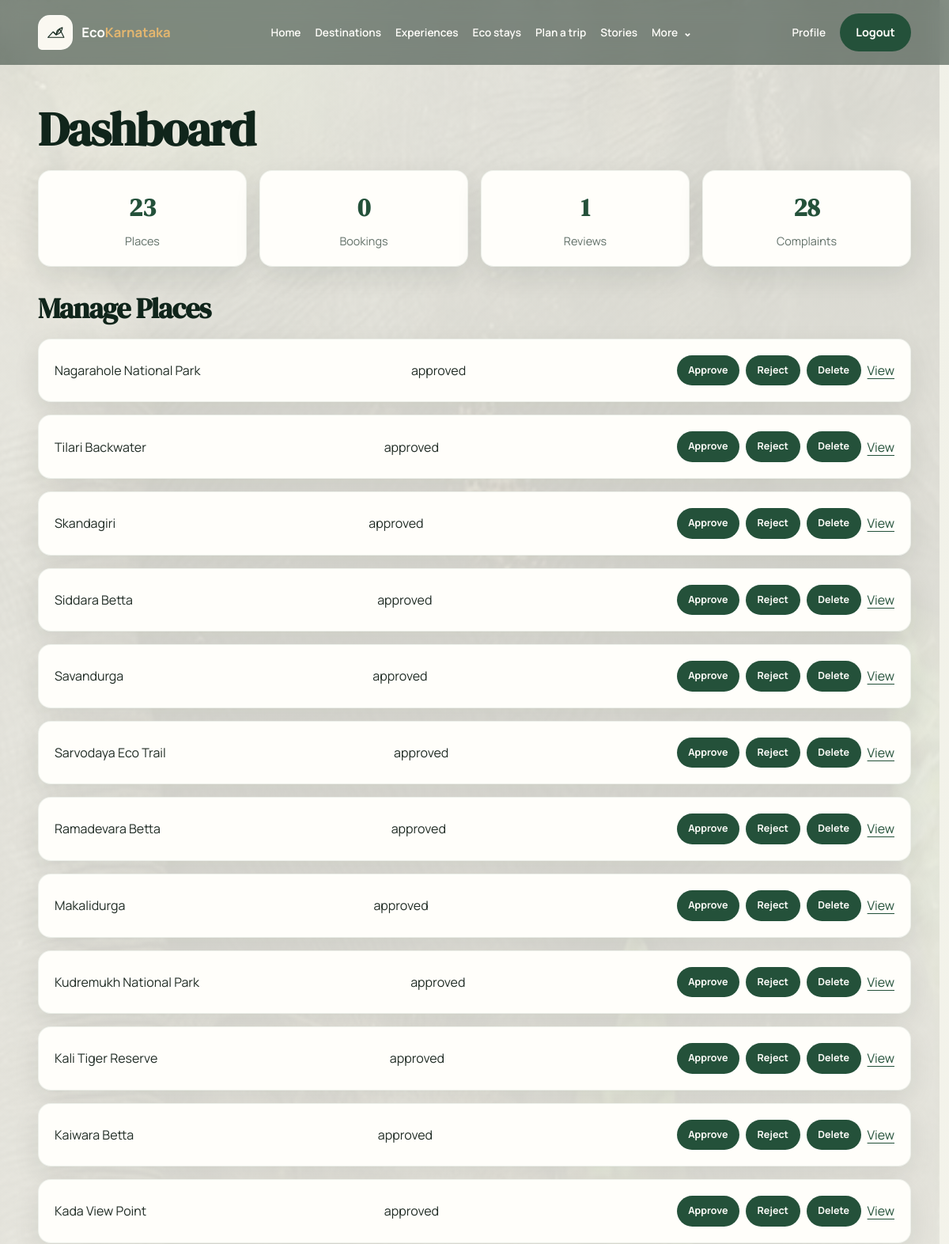
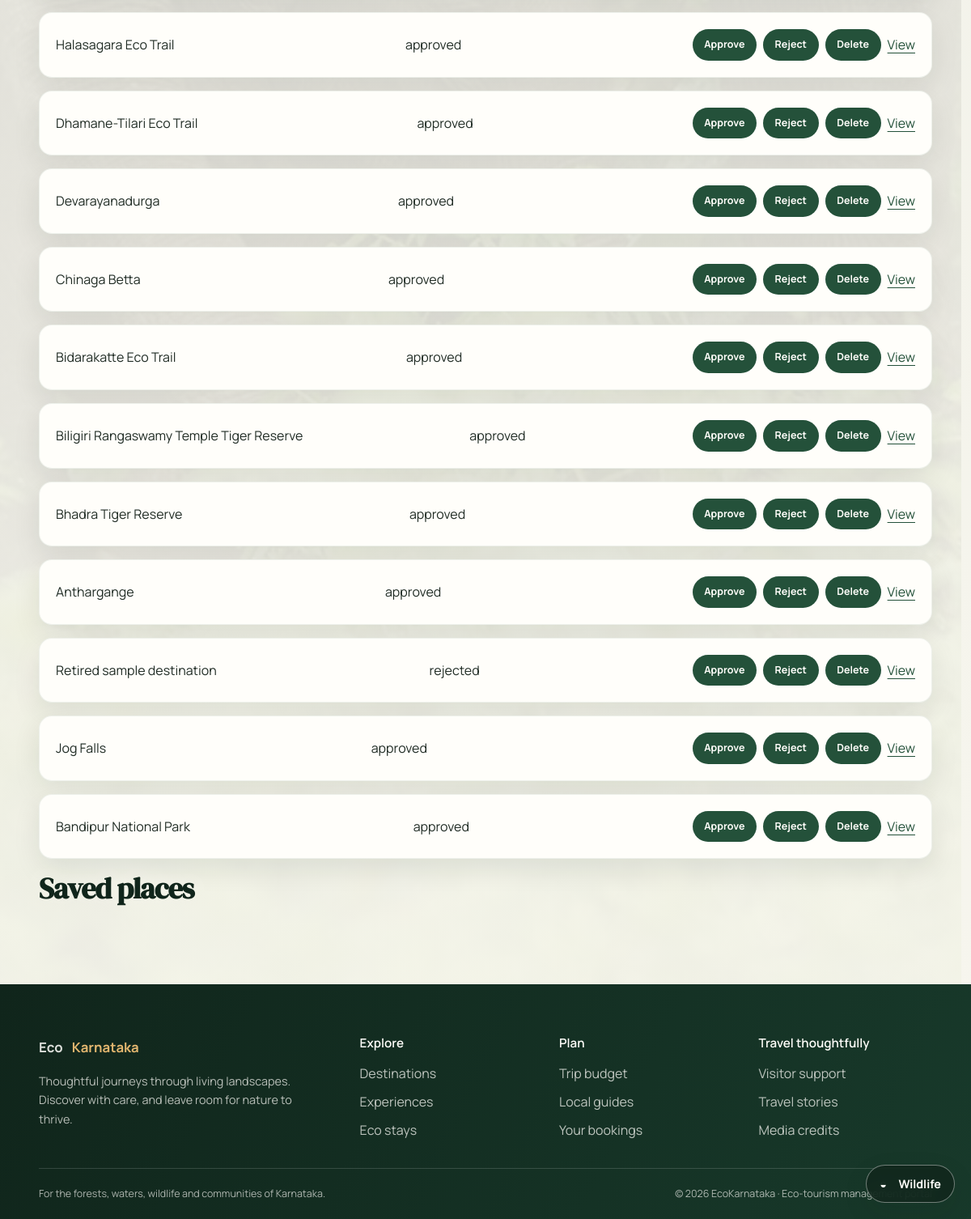
Page /dashboard (signed in) on the committed database (2 pictures, top to bottom).
### app/models.py (models this page shows)
class Place(SQLModel, table=True):
    id: Optional[int] = Field(default=None, primary_key=True)
    place_name: str
    location: str
    category: str
    description: str
    entry_fee: float = 0.0
    visiting_hours: str = "9:00 AM - 5:00 PM"
    status: str = "pending"
    district: Optional[str] = None
    latitude: Optional[float] = None
    longitude: Optional[float] = None
    image_url: Optional[str] = None
    best_season: Optional[str] = None
    eco_rating: Optional[float] = None
    created_by: Optional[int] = Field(default=None, foreign_key="user.id")
    created_at: datetime = Field(default_factory=datetime.utcnow)

### app/routers/dashboard.py (the view)
@router.get("/dashboard")
def dashboard(request: Request, db: Session = Depends(get_db)):
    user = get_current_user_optional(request, db)
    if user is None:
        return RedirectResponse("/login?msg=Please+log+in+first", status_code=303)
    places = db.exec(select(Place).order_by(Place.created_at.desc())).all()
    bookings = db.exec(select(Booking).where(Booking.user_id == user.id).order_by(Booking.created_at.desc())).all()
    complaints = db.exec(select(Complaint).order_by(Complaint.created_at.desc())).all() if user.role == "admin" else []
    saved_place_rows = db.exec(select(SavedPlace).where(SavedPlace.user_id == user.id)).all()
    saved_places = []
    for saved in saved_place_rows:
        place = db.get(Place, saved.place_id)
        saved_places.append({"place_name": place.place_name if place else "Saved place"})
    reviews = db.exec(select(Review).where(Review.user_id == user.id).order_by(Review.created_at.desc())).all()
    return request.app.state.templates.TemplateResponse(
        "dashboard.html",
        {"request": request, "user": user, "places": places, "bookings": bookings, "complaints": complaints, "saved_places": saved_places, "reviews": reviews},
    )

### app/templates/dashboard.html (shortened to what this page needs)
{% extends "base.html" %}
{% block content %}
<h1>Dashboard</h1>
<div class="stats-grid">
  <div class="stat-box"><strong>{{ places|length }}</strong><span>Places</span></div>
  <div class="stat-box"><strong>{{ bookings|length }}</strong><span>Bookings</span></div>
  <div class="stat-box"><strong>{{ reviews|length }}</strong><span>Reviews</span></div>
  <div class="stat-box"><strong>{{ complaints|length }}</strong><span>Complaints</span></div>
</div>
<h2>Manage Places</h2>
{% for place in places %}
  <div class="dashboard-list-item">
    <span>{{ place.place_name }}</span>
    <span>{{ place.status }}</span>
    <div>
      {% if user and user.role == 'admin' %}
        <form action="/places/{{ place.id }}/approve" method="post" style="display:inline"><button type="submit">Approve</button></form>
        <form action="/places/{{ place.id }}/reject" method="post" style="display:inline"><button type="submit">Reject</button></form>
        <form action="/places/{{ place.id }}/delete" method="post" style="display:inline"><button type="submit">Delete</button></form>
      {% endif %}
      <a href="/places/{{ place.id }}">View</a>
    </div>
  </div>
{% endfor %}
<h2>Saved places</h2>
{% endblock %}

### app/static/css/tokens.css (style rules this page uses)
:root { color-scheme: light; --eco-forest-950: #10251b; --eco-forest-900: #183a2b; --eco-forest-800: #24513a; --eco-moss-600: #527b56; --eco-moss-400: #85a783; --eco-teak-700: #75563f; --eco-cream-100: #faf8f1; --eco-cream-200: #f0ede2; --eco-white: #fffefa; --eco-ink: #202c25; --eco-muted: #617068; --eco-sunrise: #e3b66f; --eco-monsoon: #4d8581; --eco-success: #3e7956; --eco-warning: #9b6d24; --eco-error: #a54542; --eco-info: #376d7a; --eco-space-1: 0.5rem; --eco-space-2: 1rem; --eco-space-3: 1.5rem; --eco-space-4: 2rem; --eco-space-5: 3rem; --eco-space-6: 4rem; --eco-space-7: 6rem; --eco-space-8: 8rem; --eco-radius-sm: 0.65rem; --eco-radius-md: 1rem; --eco-radius-lg: 1.35rem; --eco-radius-xl: 2rem; --eco-radius-pill: 999px; --eco-shadow-soft: 0 12px 34px rgba(16, 37, 27, 0.09); --eco-shadow-card: 0 22px 54px rgba(16, 37, 27, 0.15); --eco-focus: 0 0 0 3px rgba(227, 182, 111, 0.65); --eco-font-display: "DM Serif Display", Georgia, serif; --eco-font-body: "Manrope", "Segoe UI", system-ui, sans-serif; --eco-text-xs: 0.78rem; --eco-text-sm: 0.9rem; --eco-text-base: 1rem; --eco-text-lg: 1.2rem; --eco-text-xl: clamp(1.65rem, 3vw, 2.45rem); --eco-text-display: clamp(3rem, 7vw, 6.5rem); --eco-content-width: 1320px; }

### app/static/css/base.css (style rules this page uses)
*, *::before, *::after { box-sizing: border-box; }
html { min-width: 320px; scroll-behavior: smooth; scrollbar-color: var(--eco-moss-600) var(--eco-cream-100); scrollbar-width: thin; }
body { min-height: 100vh; margin: 0; color: var(--eco-ink); background: var(--eco-cream-100); font-family: var(--eco-font-body); font-size: var(--eco-text-base); line-height: 1.65; -webkit-font-smoothing: antialiased; text-rendering: optimizeLegibility; }
a { color: var(--eco-forest-800); text-underline-offset: 0.22em; transition: color 180ms ease; }
h1, h2, h3, h4, h5, h6 { margin: 0 0 var(--eco-space-2); color: var(--eco-forest-950); font-family: var(--eco-font-display); font-weight: 600; line-height: 1.18; letter-spacing: -0.025em; }
h1 { font-size: clamp(2.2rem, 5vw, 4rem); }
h2 { font-size: var(--eco-text-xl); }
button, input, select, textarea { font: inherit; }
button { cursor: pointer; }

### app/static/css/components.css (style rules this page uses)
button, .button-link, .btn-eco { display: inline-flex; min-height: 2.85rem; align-items: center; justify-content: center; gap: 0.5rem; padding: 0.7rem 1.2rem; border: 1px solid transparent; border-radius: var(--eco-radius-pill); color: var(--eco-white); background: var(--eco-forest-800); font-size: var(--eco-text-sm); font-weight: 700; text-align: center; text-decoration: none; transition: transform 180ms ease, color 180ms ease, background 180ms ease, box-shadow 180ms ease; }
.review-item, .review-snippet, .mini-card, .dashboard-list-item, .stat-box, .place-facts { margin-bottom: 1rem; padding: 1.25rem; border: 1px solid rgba(36, 81, 58, 0.08); border-radius: var(--eco-radius-md); background: var(--eco-white); box-shadow: var(--eco-shadow-soft); }
.stats-grid { display: grid; grid-template-columns: repeat(auto-fit, minmax(9.5rem, 1fr)); gap: 1rem; margin-bottom: 2rem; }
.stat-box { display: grid; gap: 0.25rem; margin: 0; text-align: center; }
.stat-box strong { color: var(--eco-forest-800); font-family: var(--eco-font-display); font-size: 2rem; }
.stat-box span { color: var(--eco-muted); font-size: var(--eco-text-sm); }
.dashboard-list-item { display: flex; flex-wrap: wrap; align-items: center; justify-content: space-between; gap: 0.8rem; }

### app/static/css/pages.css (style rules this page uses)
.stats-grid + h2 { margin-top: 2rem; }
.dashboard-list-item > div { display: flex; flex-wrap: wrap; align-items: center; gap: 0.5rem; }
.dashboard-list-item form { margin: 0; }
.dashboard-list-item form button { min-height: 2.4rem; padding: 0.5rem 0.85rem; font-size: var(--eco-text-xs); }

### app/static/css/background.css (style rules this page uses)
.page-immersive { background: transparent; }
.page-immersive:not(:has(.hero-banner)) .page-body > h1:first-child, .page-immersive:not(:has(.hero-banner)) .page-body > h2, .page-immersive:not(:has(.hero-banner)) .page-body > section > h2 { text-shadow: 0 1px 12px rgba(250, 248, 241, 0.4); }

### rows in the picture
Place: place_name "Nagarahole National Park", status "approved"
Place: place_name "Tilari Backwater", status "approved"
Place: place_name "Skandagiri", status "approved"
Place: place_name "Siddara Betta", status "approved"
Place: place_name "Savandurga", status "approved"
Place: place_name "Sarvodaya Eco Trail", status "approved"
Place: place_name "Ramadevara Betta", status "approved"
Place: place_name "Makalidurga", status "approved"
Place: place_name "Kudremukh National Park", status "approved"
Place: place_name "Kali Tiger Reserve", status "approved"
Place: place_name "Kaiwara Betta", status "approved"
Place: place_name "Kada View Point", status "approved"
Place: place_name "Halasagara Eco Trail", status "approved"
Place: place_name "Dhamane-Tilari Eco Trail", status "approved"
Place: place_name "Devarayanadurga", status "approved"
Place: place_name "Chinaga Betta", status "approved"
Place: place_name "Bidarakatte Eco Trail", status "approved"
Place: place_name "Biligiri Rangaswamy Temple Tiger Reserve", status "approved"
Place: place_name "Bhadra Tiger Reserve", status "approved"
Place: place_name "Anthargange", status "approved"
Place: place_name "Retired sample destination", status "rejected"
Place: place_name "Jog Falls", status "approved"
Place: place_name "Bandipur National Park", status "approved"

### other values in the picture
{{ places|length }} "23"
{{ bookings|length }} "0"
{{ reviews|length }} "1"
{{ complaints|length }} "28"
